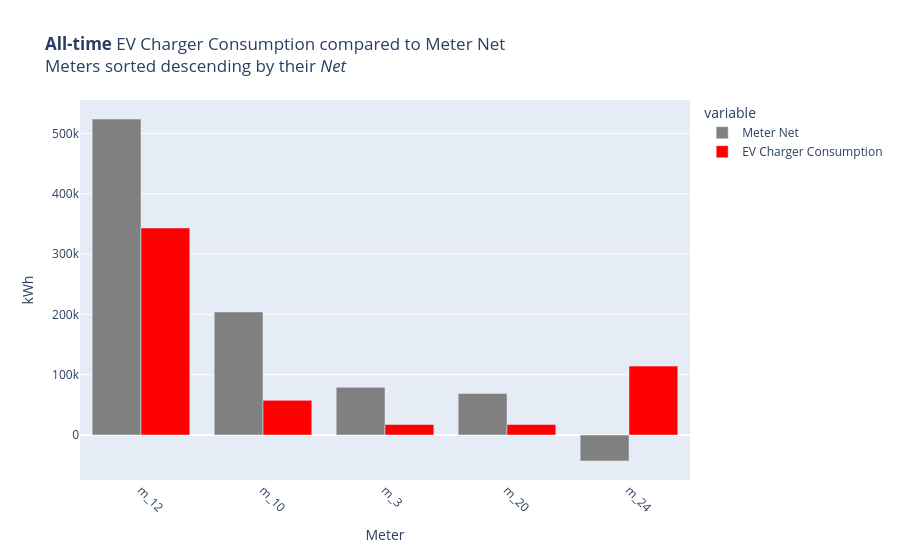

The notebook cell saved with this chart:
### Markdown cell above
## Plotting

### Code cell
# Plot per-Meter EVCharger consumption alongside Meter's Net flow, sorted by the latter descending.
fig = px.bar(
    meter_combined_data.sort_values(by="Meter Net", ascending=False),
    x="meter_id",
    y=["Meter Net", "EV Charger Consumption"],
    labels={"value": "kWh", "meter_id": "Meter"},
    barmode="group",
    color_discrete_map={"Meter Net": "gray", "EV Charger Consumption": "red"},
    title="<b>All-time</b> EV Charger Consumption compared to Meter Net<br>Meters sorted descending by their <i>Net</i>",
)
fig.update_xaxes(tickangle=45)
fig.show()

### Figure 1 — Plotly figure (JSON) as saved in the notebook; plotly's stock layout.template omitted (floating-point values rounded to 4 significant figures)
{"data": [{"alignmentgroup": "True", "hovertemplate": "variable=Meter Net<br>Meter=%{x}<br>kWh=%{y}<extra></extra>", "legendgroup": "Meter Net", "marker": {"color": "gray", "pattern": {"shape": ""}}, "name": "Meter Net", "offsetgroup": "Meter Net", "orientation": "v", "showlegend": true, "textposition": "auto", "type": "bar", "x": ["m_12", "m_10", "m_3", "m_20", "m_24"], "xaxis": "x", "y": [523900.0, 204000.0, 79050.0, 68750.0, -43110.0], "yaxis": "y"}, {"alignmentgroup": "True", "hovertemplate": "variable=EV Charger Consumption<br>Meter=%{x}<br>kWh=%{y}<extra></extra>", "legendgroup": "EV Charger Consumption", "marker": {"color": "red", "pattern": {"shape": ""}}, "name": "EV Charger Consumption", "offsetgroup": "EV Charger Consumption", "orientation": "v", "showlegend": true, "textposition": "auto", "type": "bar", "x": ["m_12", "m_10", "m_3", "m_20", "m_24"], "xaxis": "x", "y": [343200.0, 57480.0, 17390.0, 17340.0, 114200.0], "yaxis": "y"}], "layout": {"barmode": "group", "legend": {"title": {"text": "variable"}, "tracegroupgap": 0}, "title": {"text": "<b>All-time</b> EV Charger Consumption compared to Meter Net<br>Meters sorted descending by their <i>Net</i>"}, "xaxis": {"anchor": "y", "domain": [0, 1], "tickangle": 45, "title": {"text": "Meter"}}, "yaxis": {"anchor": "x", "domain": [0, 1], "title": {"text": "kWh"}}}}
